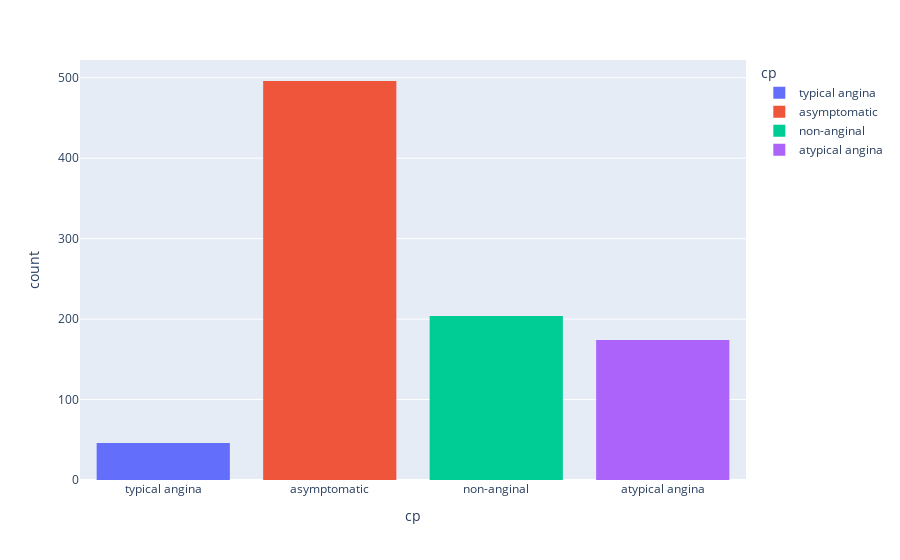

Source (notebook cell):
### Code cell
# Plot the countplot for cp column bygrouping dataset column using plotly
fig = px.histogram(df, x='cp', color='cp')
fig.show()

### Figure 1 — Plotly figure (JSON) as saved in the notebook; plotly's stock layout.template omitted (floating-point values rounded to 4 significant figures; data arrays with more than 128 entries replaced by an {"elided": "..."} marker saying what was removed)
{"data": [{"alignmentgroup": "True", "bingroup": "x", "hovertemplate": "cp=%{x}<br>count=%{y}<extra></extra>", "legendgroup": "typical angina", "marker": {"color": "#636efa", "pattern": {"shape": ""}}, "name": "typical angina", "offsetgroup": "typical angina", "orientation": "v", "showlegend": true, "type": "histogram", "x": ["typical angina", "typical angina", "typical angina", "typical angina", "typical angina", "typical angina", "typical angina", "typical angina", "typical angina", "typical angina", "typical angina", "typical angina", "typical angina", "typical angina", "typical angina", "typical angina", "typical angina", "typical angina", "typical angina", "typical angina", "typical angina", "typical angina", "typical angina", "typical angina", "typical angina", "typical angina", "typical angina", "typical angina", "typical angina", "typical angina", "typical angina", "typical angina", "typical angina", "typical angina", "typical angina", "typical angina", "typical angina", "typical angina", "typical angina", "typical angina", "typical angina", "typical angina", "typical angina", "typical angina", "typical angina", "typical angina"], "xaxis": "x", "yaxis": "y"}, {"alignmentgroup": "True", "bingroup": "x", "hovertemplate": "cp=%{x}<br>count=%{y}<extra></extra>", "legendgroup": "asymptomatic", "marker": {"color": "#EF553B", "pattern": {"shape": ""}}, "name": "asymptomatic", "offsetgroup": "asymptomatic", "orientation": "v", "showlegend": true, "type": "histogram", "x": {"elided": "496 str values"}, "xaxis": "x", "yaxis": "y"}, {"alignmentgroup": "True", "bingroup": "x", "hovertemplate": "cp=%{x}<br>count=%{y}<extra></extra>", "legendgroup": "non-anginal", "marker": {"color": "#00cc96", "pattern": {"shape": ""}}, "name": "non-anginal", "offsetgroup": "non-anginal", "orientation": "v", "showlegend": true, "type": "histogram", "x": {"elided": "204 str values"}, "xaxis": "x", "yaxis": "y"}, {"alignmentgroup": "True", "bingroup": "x", "hovertemplate": "cp=%{x}<br>count=%{y}<extra></extra>", "legendgroup": "atypical angina", "marker": {"color": "#ab63fa", "pattern": {"shape": ""}}, "name": "atypical angina", "offsetgroup": "atypical angina", "orientation": "v", "showlegend": true, "type": "histogram", "x": {"elided": "174 str values"}, "xaxis": "x", "yaxis": "y"}], "layout": {"barmode": "relative", "legend": {"title": {"text": "cp"}, "tracegroupgap": 0}, "margin": {"t": 60}, "xaxis": {"anchor": "y", "categoryarray": ["typical angina", "asymptomatic", "non-anginal", "atypical angina"], "categoryorder": "array", "domain": [0, 1], "title": {"text": "cp"}}, "yaxis": {"anchor": "x", "domain": [0, 1], "title": {"text": "count"}}}}
